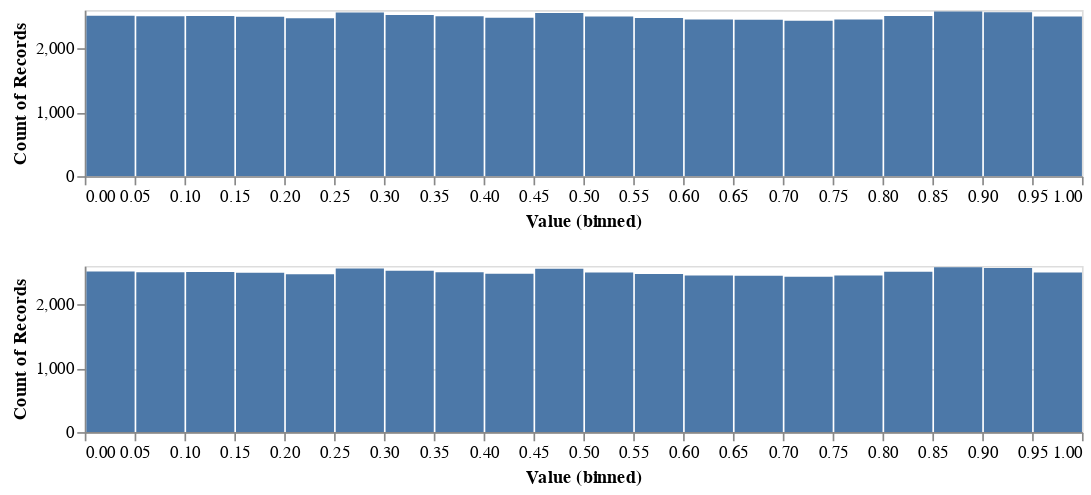

Here is the notebook cell this chart was saved with:
### Markdown cell above
Tests show PCG64 and SFC64 to be the fastest, however MT19937 has a longer time to repeat. When Randomgen and Numpy.random fully integrate the much faster xoroshiro128+ would be ideal to use. I have not considered suitablity for jumping using multiple threads or the inherant level of randomness of each algorithm.

### Code cell
import matplotlib.pyplot as plt
import altair as alt
import pandas as pd

"""
1D Uniform P.D.F. generation
"""

number_bins = 3
iterations = 50000
data_PCG64=np.empty(iterations)
rg = Generator(PCG64())           
data_PCG64[:] =  rg.random(iterations)

start=0
stop = 0

# Histogram method 1 (numba)
if Cuda == False:
 @numba.jit(nopython=True,fastmath=True)
 def get_bin_edges(a, bins):
    """
    This function  mirrors binning in numpy
    Inputs: two scalars no. bins and no. points 
    Returns: bin edges
    """
    bin_edges = np.zeros((bins+1,), dtype=np.float64)
    a_min = a.min()
    a_max = a.max()
    delta = (a_max - a_min) / bins
    for i in range(bin_edges.shape[0]):
        bin_edges[i] = a_min + i * delta
    bin_edges[-1] = a_max  
    return bin_edges

 
 @numba.jit(nopython=True,fastmath=True)
 def compute_bin(x, bin_edges):
    """
    This function bins the points
    Inputs: two scalars no. bins and no. points 
    Returns: no. bin non numpy format
    """
    n = bin_edges.shape[0] - 1
    a_min = bin_edges[0]
    a_max = bin_edges[-1]
    if x == a_max:
        return n - 1 
    bin = int(n * (x - a_min) / (a_max - a_min))
    if bin < 0 or bin >= n:
        return None
    else:
        return bin


 @numba.jit(nopython=True,fastmath=True)
 def numba_histogram(a, bins):
    """
    This bins the data in numpy format
    Inputs: two scalars no. bins and no. points 
    Returns: no. bin and binned points
    """
    hist = np.zeros((bins,), dtype=np.intp)
    bin_edges = get_bin_edges(a, bins)

    for x in a.flat:
        bin = compute_bin(x, bin_edges)
        if bin is not None:
            hist[int(bin)] += 1
    return hist, bin_edges

   
if Cuda == True:
 @numba.jit(nopython=True)
 def compute_bin(x, n, xmin, xmax):
    """
    This function bins the points
    Inputs: two scalars no. bins and no. points 
    Returns: no. bin non numpy format
    """
    if x == xmax:
        return n - 1 
    bin = np.int32(n * (np.float64(x) - np.float64(xmin)) / (np.float64(xmax) - np.float64(xmin)))
    if bin < 0 or bin >= n:
        return None
    else:
        return bin

 @cuda.jit
 def histogram(x, xmin, xmax, histogram_out):
    '''
    This function computes bins on the GPU 
    '''
    nbins = histogram_out.shape[0]
    bin_width = (xmax - xmin) / nbins
    start = cuda.grid(1)
    stride = cuda.gridsize(1)
    for i in range(start, x.shape[0], stride):
        bin_number = compute_bin(x[i], nbins, xmin, xmax)
        if bin_number >= 0 and bin_number < histogram_out.shape[0]:
            cuda.atomic.add(histogram_out, bin_number, 1)

 @cuda.jit
 def min_max(x, min_max_array):
    '''
    This function gets the min and max value 
    '''
    nelements = x.shape[0]
    start = cuda.grid(1)
    stride = cuda.gridsize(1)
    local_min = min_max_array[0]
    local_max = min_max_array[1]
    for i in range(start, x.shape[0], stride):
        element = x[i]
        local_min = min(element, local_min)
        local_max = max(element, local_max)
    # Combining each thread local min and max
    cuda.atomic.min(min_max_array, 0, local_min)
    cuda.atomic.max(min_max_array, 1, local_max)

 def dtype_min_max(dtype):
    '''
    This function gets the min and max value 
    '''
    if np.issubdtype(dtype, np.integer):
        info = np.iinfo(dtype)
    else:
        info = np.finfo(dtype)
    return info.min, info.max

 @numba.jit(nopython=True)
 def get_bin_edges(a, nbins, a_min, a_max):
    """
    This function  mirrors binning in numpy
    Inputs: two scalars no. bins and no. points 
    Returns: bin edges
    """
    bin_edges = np.empty((nbins+1,), dtype=np.float64)
    delta = (a_max - a_min) / nbins
    for i in range(bin_edges.shape[0]):
        bin_edges[i] = a_min + i * delta

    bin_edges[-1] = a_max  
    return bin_edges

 def numba_histogram(a, bins):
    """
    This bins the data in numpy format
    Inputs: two scalars no. bins and no. points 
    Returns: no. bin and binned points
    """
    # Move data to GPU 
    a_gpu = cuda.to_device(a)
    dtype_min, dtype_max = dtype_min_max(a.dtype)    
    min_max_array_gpu = cuda.to_device(np.array([dtype_max, dtype_min], dtype=a.dtype))
    min_max[64, 64](a_gpu, min_max_array_gpu)
    a_min, a_max = min_max_array_gpu.copy_to_host()
    bin_edges = get_bin_edges(a, bins, a_min, a_max) # Doing this on CPU for now
    ### Bin the data into a histogram 
    histogram_out = cuda.to_device(np.zeros(shape=(bins,), dtype=np.int32))
    histogram[64, 64](a_gpu, a_min, a_max, histogram_out)
    return histogram_out.copy_to_host(), bin_edges

print("Time to bin and plot", iterations, "points in seconds")
numba_histogram(data_PCG64[:], number_bins)
start = time.perf_counter()
data2_MT19937, bin_edges = numba_histogram(data_PCG64[:], number_bins)
catch = plt.bar(bin_edges[:-1], data2_MT19937, width = 0.05, color='#0504aa',alpha=0.7)
stop = time.perf_counter()    
print(stop-start,"numba")



# Histogram method 2 (numpy)
def numpy_histogram(iterations,number_bins):
  """
  This function  times binning and plotting
  Inputs: two scalars no. bins and no. points 
  Returns: time taken
  """
  start = time.perf_counter()              
  data2_MT19937, bin_edges = np.histogram(data_PCG64[:iterations], number_bins)
  #x=np.linspace(0+1/10,1,10)
  catch = plt.bar(bin_edges[:-1], data2_MT19937, width = 0.05, color='#0504aa',alpha=0.7)               
  stop = time.perf_counter()
  print(stop-start,"numpy")    
  plt.close()
# Histogram method 3 (Matplotlib)
def matplotlib_histogram(iterations,number_bins):
  """
  This function  times binning and plotting
  Inputs: two scalars no. bins and no. points 
  Returns: time taken
  """
  start = time.perf_counter()              
  catch = plt.hist(data_PCG64[:iterations],number_bins)               
  stop = time.perf_counter()
  print(stop-start,"matplotlib")
  plt.close()  
numpy_histogram(iterations,number_bins)    
matplotlib_histogram(iterations,number_bins)



df = pd.DataFrame({'Value': data_PCG64[:] })
print("Please scroll and drag over the bottom histogram to select a range.")

alt.data_transformers.disable_max_rows()

source = df

brush = alt.selection_interval(encodings=['x'])

base = alt.Chart(source).transform_calculate(
).mark_bar().encode(
    y='count():Q'
).properties(
    width=600,
    height=100
)

alt.vconcat(
  base.encode(
    alt.X('Value:Q',
      bin=alt.Bin(maxbins=30, extent=brush),
      scale=alt.Scale(domain=brush)
    )
  ),
  base.encode(
    alt.X('Value:Q', bin=alt.Bin(maxbins=30)),
  ).add_selection(brush)
)
#print(uncomment and run me to keep memmory usage down)

### Figure 1 — Vega-Lite specification as saved in the notebook (floating-point values rounded to 4 significant figures; data arrays with more than 128 entries replaced by an {"elided": "..."} marker saying what was removed)
{"config": {"view": {"continuousWidth": 400, "continuousHeight": 300}}, "vconcat": [{"mark": "bar", "encoding": {"x": {"type": "quantitative", "bin": {"extent": {"selection": "selector001"}, "maxbins": 30}, "field": "Value", "scale": {"domain": {"selection": "selector001"}}}, "y": {"type": "quantitative", "aggregate": "count"}}, "height": 100, "width": 600}, {"mark": "bar", "encoding": {"x": {"type": "quantitative", "bin": {"maxbins": 30}, "field": "Value"}, "y": {"type": "quantitative", "aggregate": "count"}}, "height": 100, "selection": {"selector001": {"type": "interval", "encodings": ["x"]}}, "width": 600}], "data": {"name": "data-6a9e27c7b100ffacb4ca28857cf5b54c"}, "$schema": "https://vega.github.io/schema/vega-lite/v4.0.2.json", "datasets": {"data-6a9e27c7b100ffacb4ca28857cf5b54c": {"elided": "50000 records"}}}
